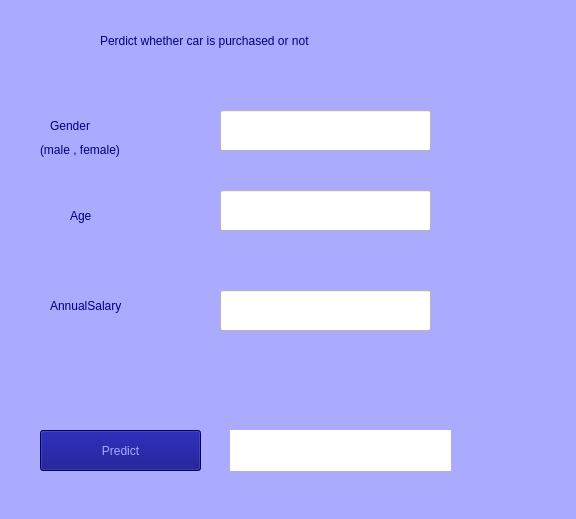
<?xml version="1.0" encoding="UTF-8"?>
<ui version="4.0">
 <class>Form</class>
 <widget class="QWidget" name="Form">
  <property name="geometry">
   <rect>
    <x>0</x>
    <y>0</y>
    <width>576</width>
    <height>519</height>
   </rect>
  </property>
  <property name="windowTitle">
   <string>Form</string>
  </property>
  <property name="styleSheet">
   <string notr="true">color: rgb(170, 170, 255);
background-color: rgb(170, 170, 255);</string>
  </property>
  <widget class="QLabel" name="label">
   <property name="geometry">
    <rect>
     <x>100</x>
     <y>20</y>
     <width>471</width>
     <height>41</height>
    </rect>
   </property>
   <property name="styleSheet">
    <string notr="true">color: rgb(0, 0, 127);
font: 75 18pt &quot;Calisto MT&quot;;</string>
   </property>
   <property name="text">
    <string>Perdict whether car is purchased or not</string>
   </property>
  </widget>
  <widget class="QLabel" name="label_3">
   <property name="geometry">
    <rect>
     <x>50</x>
     <y>110</y>
     <width>81</width>
     <height>31</height>
    </rect>
   </property>
   <property name="styleSheet">
    <string notr="true">color: rgb(0, 0, 127);
font: 16pt &quot;Calisto MT&quot;;</string>
   </property>
   <property name="text">
    <string>Gender  </string>
   </property>
  </widget>
  <widget class="QLabel" name="label_4">
   <property name="geometry">
    <rect>
     <x>70</x>
     <y>200</y>
     <width>91</width>
     <height>31</height>
    </rect>
   </property>
   <property name="styleSheet">
    <string notr="true">color: rgb(0, 0, 127);
font: 16pt &quot;Calisto MT&quot;;</string>
   </property>
   <property name="text">
    <string>Age</string>
   </property>
  </widget>
  <widget class="QLabel" name="label_5">
   <property name="geometry">
    <rect>
     <x>50</x>
     <y>290</y>
     <width>141</width>
     <height>31</height>
    </rect>
   </property>
   <property name="styleSheet">
    <string notr="true">color: rgb(0, 0, 127);
font: 16pt &quot;Calisto MT&quot;;</string>
   </property>
   <property name="text">
    <string>AnnualSalary</string>
   </property>
  </widget>
  <widget class="QPushButton" name="ResultButton">
   <property name="geometry">
    <rect>
     <x>40</x>
     <y>430</y>
     <width>161</width>
     <height>41</height>
    </rect>
   </property>
   <property name="styleSheet">
    <string notr="true">color: rgb(170, 170, 255);
font: 15pt &quot;MS Shell Dlg 2&quot;;
background-color: rgb(0, 0, 127);</string>
   </property>
   <property name="text">
    <string>Predict</string>
   </property>
  </widget>
  <widget class="QLabel" name="result">
   <property name="geometry">
    <rect>
     <x>230</x>
     <y>430</y>
     <width>221</width>
     <height>41</height>
    </rect>
   </property>
   <property name="styleSheet">
    <string notr="true">background-color: rgb(255, 255, 255);
color: rgb(0, 0, 127);
font: 75 14pt &quot;Calisto MT&quot;;</string>
   </property>
   <property name="text">
    <string/>
   </property>
  </widget>
  <widget class="QLineEdit" name="Gender">
   <property name="geometry">
    <rect>
     <x>220</x>
     <y>110</y>
     <width>211</width>
     <height>41</height>
    </rect>
   </property>
   <property name="styleSheet">
    <string notr="true">font: 75 14pt &quot;Calisto MT&quot;;
color: rgb(0, 0, 127);
background-color: rgb(255, 255, 255);</string>
   </property>
  </widget>
  <widget class="QLineEdit" name="age">
   <property name="geometry">
    <rect>
     <x>220</x>
     <y>190</y>
     <width>211</width>
     <height>41</height>
    </rect>
   </property>
   <property name="styleSheet">
    <string notr="true">background-color: rgb(255, 255, 255);
font: 75 14pt &quot;Calisto MT&quot;;
color: rgb(0, 0, 127);</string>
   </property>
  </widget>
  <widget class="QLineEdit" name="AnnualSalary">
   <property name="geometry">
    <rect>
     <x>220</x>
     <y>290</y>
     <width>211</width>
     <height>41</height>
    </rect>
   </property>
   <property name="styleSheet">
    <string notr="true">color: rgb(0, 0, 127);
background-color: rgb(255, 255, 255);
font: 75 14pt &quot;Calisto MT&quot;;</string>
   </property>
  </widget>
  <widget class="QLabel" name="label_6">
   <property name="geometry">
    <rect>
     <x>40</x>
     <y>140</y>
     <width>101</width>
     <height>20</height>
    </rect>
   </property>
   <property name="styleSheet">
    <string notr="true">font: 75 12pt &quot;Calisto MT&quot;;
color: rgb(0, 0, 127);</string>
   </property>
   <property name="text">
    <string>(male , female)</string>
   </property>
  </widget>
  <zorder>label</zorder>
  <zorder>label_4</zorder>
  <zorder>label_5</zorder>
  <zorder>ResultButton</zorder>
  <zorder>label_3</zorder>
  <zorder>result</zorder>
  <zorder>Gender</zorder>
  <zorder>age</zorder>
  <zorder>AnnualSalary</zorder>
  <zorder>label_6</zorder>
 </widget>
 <resources/>
 <connections/>
</ui>
